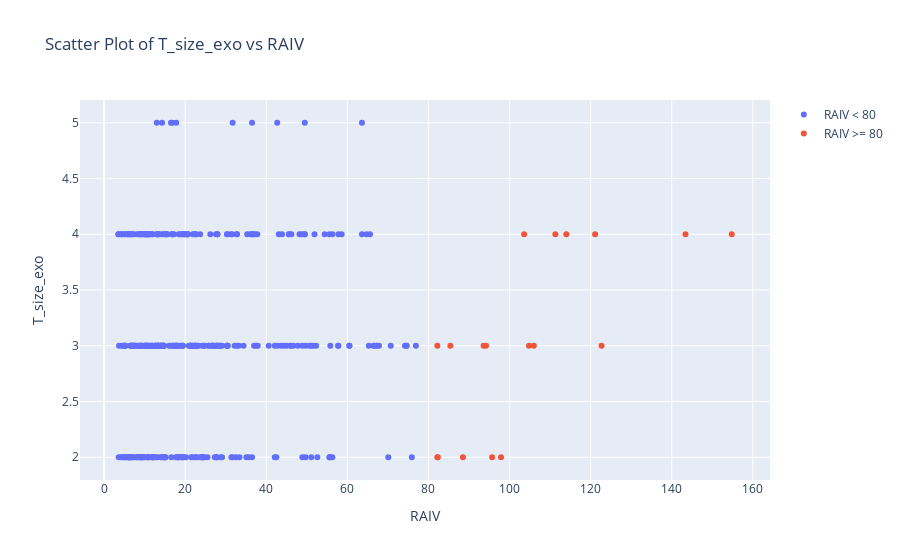

Notebook cell for this chart:
### Code cell
import plotly.graph_objs as go

# Filter merged_result based on RAIV >= 80
merged_result_raiv_80 = merged_result[merged_result['RAIV'] >= 80]

# Create a scatter plot for RAIV < 80
trace_raiv_lt_80 = go.Scatter(
    x=merged_result[merged_result['RAIV'] < 80]['RAIV'],
    y=merged_result[merged_result['RAIV'] < 80]['T_size_exo'],
    mode='markers',
    name='RAIV < 80'
)

# Create a scatter plot for RAIV >= 80
trace_raiv_gte_80 = go.Scatter(
    x=merged_result_raiv_80['RAIV'],
    y=merged_result_raiv_80['T_size_exo'],
    mode='markers',
    name='RAIV >= 80'
)

# Create layout
layout = go.Layout(
    title="Scatter Plot of T_size_exo vs RAIV",
    xaxis=dict(title='RAIV'),
    yaxis=dict(title='T_size_exo')
)

# Create figure and add traces
fig = go.Figure(data=[trace_raiv_lt_80, trace_raiv_gte_80], layout=layout)

# Show plot
fig.show()

### Figure 1 — Plotly figure (JSON) as saved in the notebook; plotly's stock layout.template omitted (floating-point values rounded to 4 significant figures; data arrays with more than 128 entries replaced by an {"elided": "..."} marker saying what was removed)
{"data": [{"mode": "markers", "name": "RAIV < 80", "type": "scatter", "x": {"elided": "371 float values"}, "y": {"elided": "371 int values"}}, {"mode": "markers", "name": "RAIV >= 80", "type": "scatter", "x": [95.7, 85.4, 114, 154.8, 94.2, 111.3, 103.6, 143.4, 93.6, 82.3, 88.5, 82.2, 82.2, 106, 121.1, 122.7, 104.8, 97.9], "y": [2, 3, 4, 4, 3, 4, 4, 4, 3, 2, 2, 3, 2, 3, 4, 3, 3, 2]}], "layout": {"title": {"text": "Scatter Plot of T_size_exo vs RAIV"}, "xaxis": {"title": {"text": "RAIV"}}, "yaxis": {"title": {"text": "T_size_exo"}}}}
